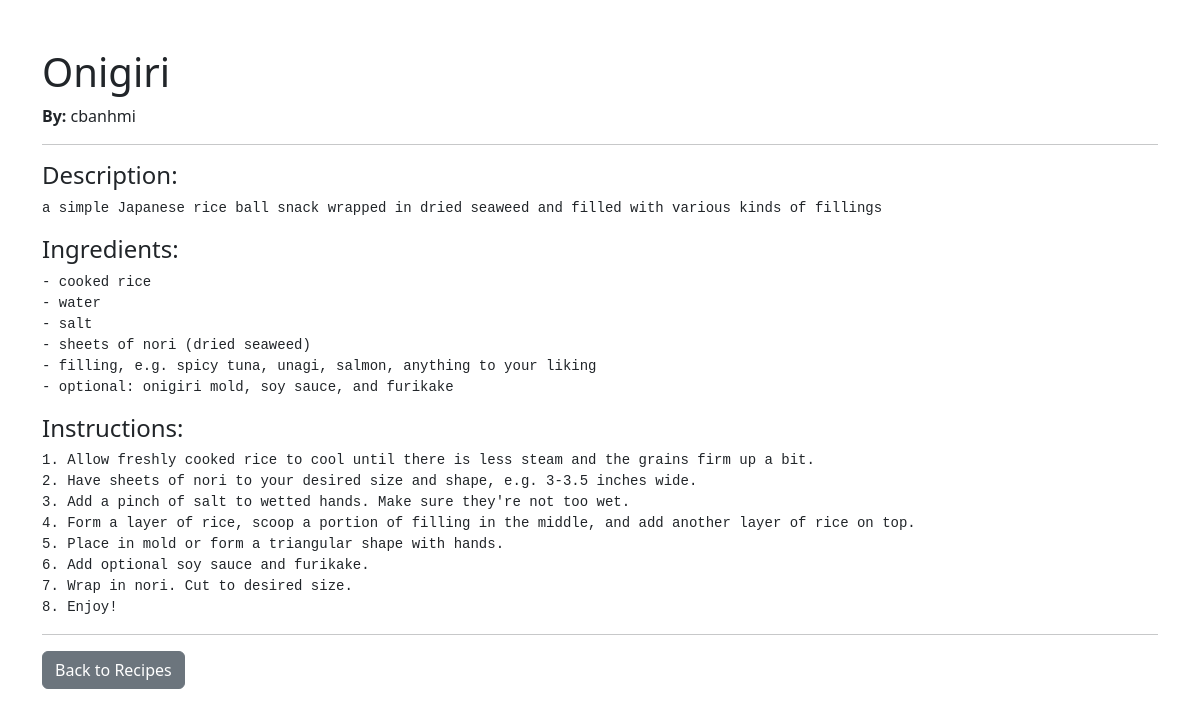
The app's page /recipe/2/view (signed in) with its own data.
### app/models.py (models this page shows, shortened)
class Recipe(db.Model):
    id = sa.Column(sa.Integer, primary_key=True)
    title = sa.Column(sa.String(80), nullable=False)
    description = sa.Column(sa.Text, nullable=False)
    ingredients = sa.Column(sa.Text, nullable=False)
    instructions = sa.Column(sa.Text, nullable=False)
    created_at = sa.Column(sa.DateTime, default=datetime.utcnow)
    user_id = sa.Column(sa.Integer, sa.ForeignKey("user.id"), nullable=False)

class User(UserMixin, db.Model):
    id = sa.Column(sa.Integer, primary_key=True)
    username = sa.Column(sa.String(64), index=True, unique=True, nullable=False)
    email = sa.Column(sa.String(120), index=True, unique=True, nullable=False)
    password_hash = sa.Column(sa.String(256), nullable=False)
    recipes = so.relationship("Recipe", backref="author", lazy=True)

### app/routes.py (the view)
@main.route("/recipe/<int:recipe_id>/view")
@login_required
def view_recipe(recipe_id):
    recipe = Recipe.query.get_or_404(recipe_id)
    return render_template("view_recipe.html", recipe=recipe)

### app/models.py (called while the page is built)
@login.user_loader
def load_user(user_id):
    return User.query.get(int(user_id))

### app/templates/view_recipe.html (shortened to what this page needs)
<!doctype html>
<html lang="en">
<head>
  <link rel="stylesheet" href="https://cdn.jsdelivr.net/npm/bootstrap@5.3.0/dist/css/bootstrap.min.css">
</head>
<body>
  <div class="container mt-5">
    <h1>{{ recipe.title }}</h1>
    <p><strong>By:</strong> {{ recipe.author.username }}</p>
    <hr>
    <h4>Description:</h4>
    <pre>{{ recipe.description }}</pre>
    <h4>Ingredients:</h4>
    <pre>{{ recipe.ingredients }}</pre>
    <h4>Instructions:</h4>
    <pre>{{ recipe.instructions }}</pre>
    <hr>
    <a href="{{ url_for('main.recipes') }}" class="btn btn-secondary">Back to Recipes</a>
  </div>
</body>
</html>

### app/templates/view_recipe.html (style rules this page uses)
pre { white-space: pre-wrap; }

### records on screen
Recipe: title "Onigiri", description "a simple Japanese rice ball snack wrapped in dried seaweed and filled with various kinds of fillings", ingredients "- cooked rice - water - salt - sheets of nori (dried seaweed) - filling, e.g. spicy tuna, unagi, salmon, anything to your liking - optional: onigiri mold, soy sauce, and furikake", instructions "1. Allow freshly cooked rice to cool until there is less steam and the grains firm up a bit. 2. Have sheets of nori to your desired size and shape, e.g. 3-3.5 inches wide. 3. Add a pinch of salt to wetted hands. Make sure they're not too wet. 4. Form a layer of rice, scoop a portion of filling in the middle, and add another layer of rice on top. 5. Place in mold or form a triangular shape with hands. 6. Add optional soy sauce and furikake. 7. Wrap in nori. Cut to desired size. 8. Enjoy!"
User: author.username "cbanhmi"
